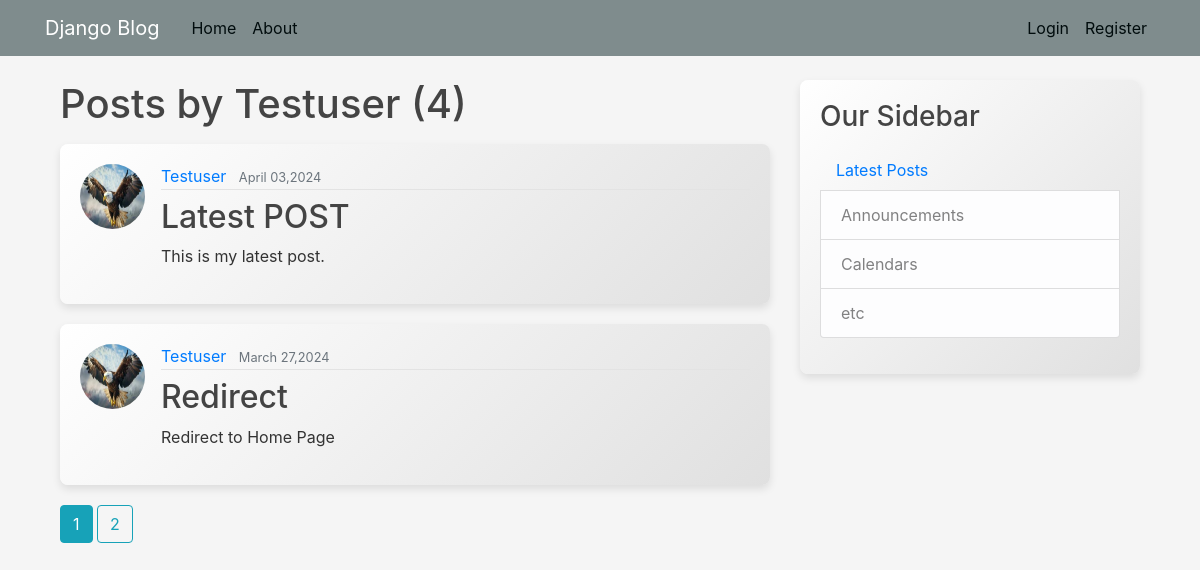
The page /user/Testuser on the database its author committed.
### blog/models.py (models this page shows, shortened)
class Post(models.Model):
    title = models.CharField(max_length=100)
    content = models.TextField()
    date_posted = models.DateTimeField(default=timezone.now)
    author = models.ForeignKey(User, on_delete=models.CASCADE)

### users/models.py (models this page shows, shortened)
class Profile(models.Model):
    user = models.OneToOneField(User, on_delete=models.CASCADE)
    image = models.ImageField(default='default.jpeg', upload_to='profile_pics')

### blog/views.py (the view)
# urls.py: path('user/<str:username>', UserPostListView.as_view(), name='user-posts'),
class UserPostListView(ListView):
    model = Post
    template_name = 'blog/user_posts.html'
    context_object_name = 'posts'
    paginate_by = 2
    def get_queryset(self):
        user = get_object_or_404(User, username=self.kwargs.get('username'))
        return Post.objects.filter(author=user).order_by('-date_posted')

### blog/templates/blog/user_posts.html (shortened to what this page needs)
{% extends "blog/base.html" %}
{% block content %}
    <h1 class="mb-3">Posts by {{ view.kwargs.username }} ({{ page_obj.paginator.count }})</h1>
    {% for post in posts %}
        <article class="media content-section">
            <img class="rounded-circle article-img" src="{{ post.author.profile.image.url }}">
            <div class="media-body">
            <div class="article-metadata">
                <a class="mr-2" href="{% url 'user-posts' post.author.username %}">{{ post.author }}</a>
                <small class="text-muted">{{ post.date_posted|date:"F d,Y" }}</small>
            </div>
            <h2><a class="article-title" href="{% url 'post-detail' post.id %}">{{ post.title }}</a></h2>
            <p class="article-content">{{ post.content }}</p>
            </div>
        </article>
    {% endfor %}
    {% if is_paginated %}
        {% for num in page_obj.paginator.page_range %}
            {% if page_obj.number == num %}
                <a class="btn btn-info mb-4"href="?page={{ num }}">{{ num }}</a>
            {% elif num > page_obj.number|add:'-2' and num < page_obj.number|add:'2' %}
                <a class="btn btn-outline-info mb-4"href="?page={{ num }}">{{ num }}</a>
            {% endif %}
        {% endfor %}
    {% endif %}
{% endblock content %}

### blog/static/blog/main.css (style rules this page uses)
body { background: #f5f5f5; color: #333333; margin-top: 5rem; }
h1, h2, h3, h4, h5, h6 { color: #444444; }
.content-section { background: linear-gradient(135deg, #ffffff, #e0e0e0); padding: 20px; border-radius: 8px; box-shadow: 0 4px 8px rgba(0, 0, 0, 0.1); margin-bottom: 20px; }
.article-title { color: #444444; }
.article-content { white-space: pre-line; }
.article-img { height: 65px; width: 65px; margin-right: 16px; }
.article-metadata { padding-bottom: 1px; margin-bottom: 8px; border-bottom: 1px solid #e3e3e3; }

### rows shown on the page
Post: author.profile.image (picture), author "Testuser", date_posted "April 03,2024", title "Latest POST", content "This is my latest post."
Post: author.profile.image (picture), author "Testuser", date_posted "March 27,2024", title "Redirect", content "Redirect to Home Page"

### other values the page prints
{{ view.kwargs.username }} "Testuser"
{{ page_obj.paginator.count }} "4"
{{ num }} "1"
{{ num }} "2"
